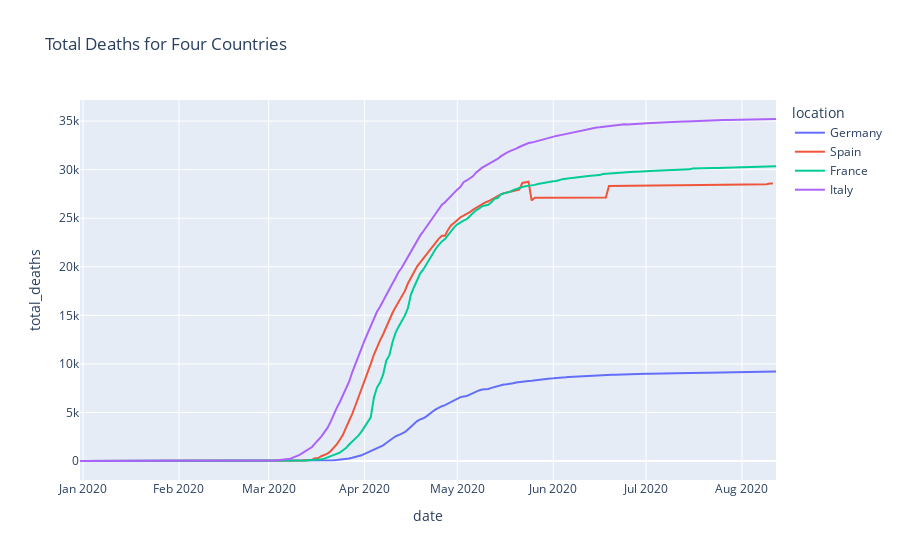

The notebook cell saved with this chart:
### Markdown cell above
1. Plot a line plot with plotly express for total deaths four the four countries (Spain, France, Germany, Italy) after April 1, 2020.

### Code cell
df_pl = df[(df["location"] == "Germany")|(df["location"] == "Spain")|
           (df["location"] == "Italy")|(df["location"] == "France")]
display(df_pl)
px.line(df_pl, x = df_pl.date, y = df_pl.total_deaths, title="Total Deaths for Four Countries", color="location")

### Figure 1 — Plotly figure (JSON) as saved in the notebook; plotly's stock layout.template omitted (floating-point values rounded to 4 significant figures; data arrays with more than 128 entries replaced by an {"elided": "..."} marker saying what was removed)
{"data": [{"hovertemplate": "location=Germany<br>date=%{x}<br>total_deaths=%{y}<extra></extra>", "legendgroup": "Germany", "line": {"color": "#636efa", "dash": "solid"}, "mode": "lines", "name": "Germany", "orientation": "v", "showlegend": true, "type": "scatter", "x": {"elided": "226 str values"}, "xaxis": "x", "y": {"elided": "226 int values"}, "yaxis": "y"}, {"hovertemplate": "location=Spain<br>date=%{x}<br>total_deaths=%{y}<extra></extra>", "legendgroup": "Spain", "line": {"color": "#EF553B", "dash": "solid"}, "mode": "lines", "name": "Spain", "orientation": "v", "showlegend": true, "type": "scatter", "x": {"elided": "225 str values"}, "xaxis": "x", "y": {"elided": "225 int values"}, "yaxis": "y"}, {"hovertemplate": "location=France<br>date=%{x}<br>total_deaths=%{y}<extra></extra>", "legendgroup": "France", "line": {"color": "#00cc96", "dash": "solid"}, "mode": "lines", "name": "France", "orientation": "v", "showlegend": true, "type": "scatter", "x": {"elided": "226 str values"}, "xaxis": "x", "y": {"elided": "226 int values"}, "yaxis": "y"}, {"hovertemplate": "location=Italy<br>date=%{x}<br>total_deaths=%{y}<extra></extra>", "legendgroup": "Italy", "line": {"color": "#ab63fa", "dash": "solid"}, "mode": "lines", "name": "Italy", "orientation": "v", "showlegend": true, "type": "scatter", "x": {"elided": "226 str values"}, "xaxis": "x", "y": {"elided": "226 int values"}, "yaxis": "y"}], "layout": {"legend": {"title": {"text": "location"}, "tracegroupgap": 0}, "title": {"text": "Total Deaths for Four Countries"}, "xaxis": {"anchor": "y", "domain": [0, 1], "title": {"text": "date"}}, "yaxis": {"anchor": "x", "domain": [0, 1], "title": {"text": "total_deaths"}}}}
